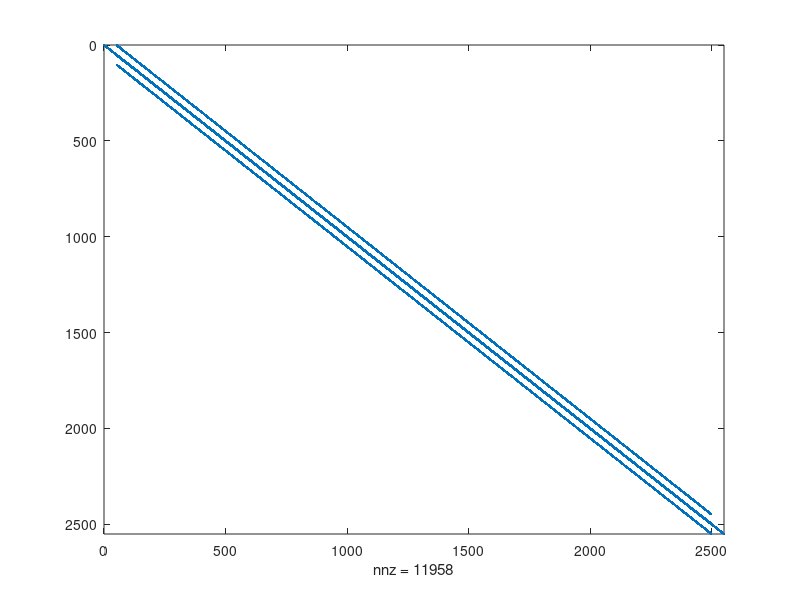
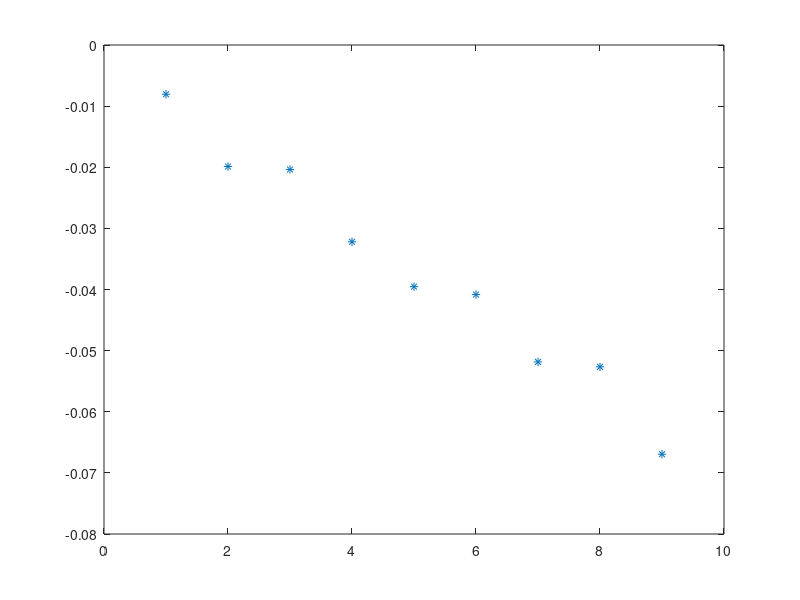
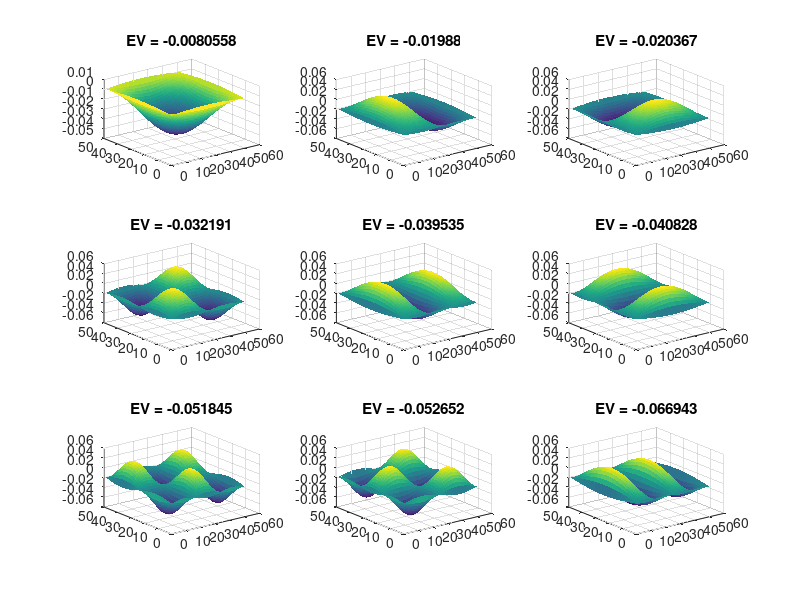

Here is the MATLAB script that generated these plots, in order:
nx = 50; ny = 51;
G = sparse(nx*ny, nx*ny);
V = zeros(nx,ny);

for m = 1:nx
    G(m,:) = 0; 
    G(m,m) = 1;
end

for i = 1:nx
    for j = 1:ny
        n = j + (i-1)*ny;
        if i == 1
            G(n, n) = 1;
        elseif i == nx
            G(n, n) = 1;
        elseif j == 1
            G(n, n) = 1;
        elseif j == ny
            G(n, n) = 1;            
        else
            G(n, n) = -4;
            n1 = j + (i-2)*ny;
            G(n1, n) = 1;
            n2 = j + i*ny;           
            G(n2, n) = 1;
            n3 = j + 1 + (i-1)*ny;            
            G(n3, n) = 1;
            n4 = j - 1 + (i-1)*ny;            
            G(n4, n) = 1;        
        end
    end
end
figure(1)
spy(G)
[E,D] = eigs(G,9,'SM');
figure(2)
plot(diag(D),'*');
% mode = 1;
% figure(3)
% Emode = E(:,1);
% for i = 1:nx
%     for j = 1:ny
%         n = j + (i-1)*ny;
%         V(i,j) = Emode(n);
%     end
%     surf(V)
% end
np = ceil(sqrt(9));
figure('name','Modes')
for k = 1:9
    M = E(:,k);
    for i = 1:nx
        for j = 1:ny
            n = j + (i-1)*ny;
            V(i,j) = M(n);
        end
        subplot(np,np,k), surf(V,'linestyle','none')
        title(['EV = ' num2str(D(k,k))])
    end
end
